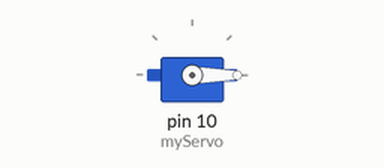
The sketch below on a simulated Arduino Uno, built with avr-gcc and run on an emulated ATmega328P. On the bench: servo. What the sketch prints to the serial monitor is not drawn.

Above: at 0.05 s.
At 4.55 s:
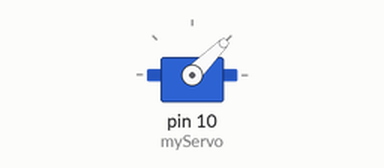
At 9.05 s:
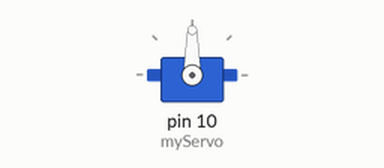
At 18.15 s:
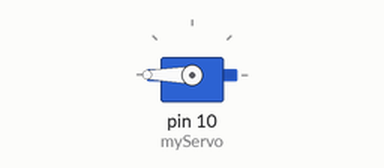
Timing chart, 0 to 23.6 s (numbered marks = the images above):
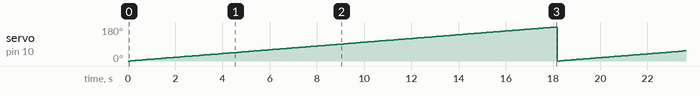

Measured:
- by itself, servo on pin 10 (myServo): ramps from 0° to 180° and jumps back, once every 18.2 s

The sketch:

10_motor_01.ino
```cpp
#include <Servo.h>

// Servo.h 라이브러리에 내장된 Servo 클래스로 실제 서보 모터 제어를 위한 myServo 객체 생성
Servo myServo;

void setup() {
  Serial.begin(9600);
  myServo.attach(10); // 10번 핀 연결

}

void loop() {
  for (int angle = 0; angle <= 180; angle++){
    myServo.write(angle);
    Serial.print('angle: ');
    Serial.print(angle);
    delay(100);
  }

}
```
